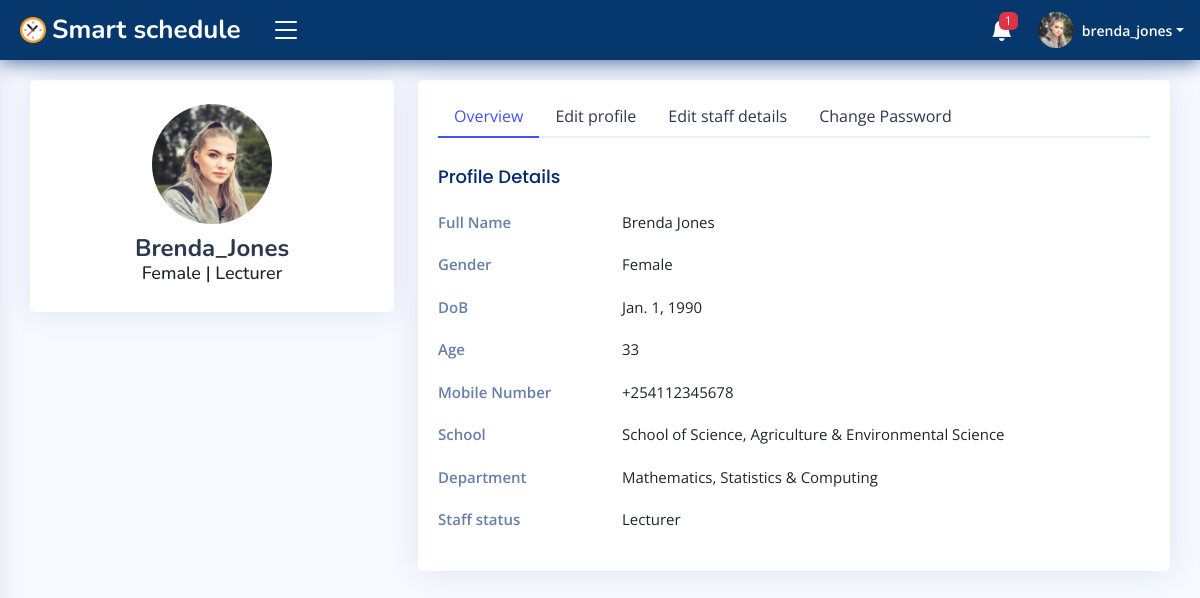
Page /auth/profile/brenda_jones/faculty/ (signed in) on the committed database.
### accounts/models.py (models this page shows, shortened)
class User(AbstractUser):
    id = models.CharField(max_length=30, primary_key=True, unique=True, editable=False)
    first_name = models.CharField(max_length=15, blank=False)
    last_name = models.CharField(max_length=15, blank=False)
    email = models.EmailField(unique=True)
    gender = models.CharField(max_length=7, blank=False)
    dob = models.DateField(null=True, blank=False, db_column='Date of Birth')
    age = models.PositiveIntegerField(default=0, editable=False)
    mobile_no = PhoneNumberField()
    profile_pic = models.ImageField(upload_to='Users/imgs/dps/', default='default.png')
    is_student = models.BooleanField(default=False)
    date_updated = models.DateTimeField(auto_now=True)
    REQUIRED_FIELDS = ['username']
    USERNAME_FIELD = 'email'
    def __str__(self) -> str:
        return self.username
    class Meta:
        ordering = ['username', 'first_name', 'last_name']

class Faculty(models.Model):
    id = models.CharField(max_length=30, primary_key=True, unique=True, editable=False)
    staff = models.OneToOneField(User, on_delete=models.CASCADE, editable=False)
    school = models.CharField(max_length=70, blank=False)
    department = models.CharField(max_length=40, blank=False)
    position = models.CharField(max_length=20, blank=False)
    date_created = models.DateTimeField(auto_now_add=True)
    date_updated = models.DateTimeField(auto_now=True)
    def __str__(self) -> str:
        return f'{self.staff}'
    class Meta:
        ordering = ['staff', 'school']
        verbose_name_plural = 'Faculty records'

### accounts/views.py (the view, shortened to what this page needs)
# urls.py: path('profile/<str:staff_name>/faculty/', views.EditFacultyStaffProfileView.as_view(), name='faculty_profile'),
@method_decorator(login_required(login_url='login'), name='get')
@method_decorator(user_passes_test(lambda user: user.is_staff is False or user.is_superuser is False), name='get')
class EditFacultyStaffProfileView(View):
    profile_form_class = EditProfileForm
    faculty_form_class = EditFacultyDetailsForm
    template_name = 'dashboard/faculty/profile.html'
    def get(self, request, staff_name, *args, **kwargs):
        editprofile_form = self.profile_form_class(instance=request.user)
        editfaculty_form = self.faculty_form_class(instance=request.user.faculty)
        context = {
            'EditProfileForm': editprofile_form,
            'UpdateFacultyDetailsForm': editfaculty_form,
        }
        return render(request, self.template_name, context)

### campus/templates/dashboard/faculty/profile.html (shortened to what this page needs)
{% extends 'dashboard/faculty/base.html' %}{% block title %}Profile page{% endblock %}
	{% load crispy_forms_tags %}
	{% block content %}
	<main id="main" class="main">
		<section class="section profile">
			<div class="row">
				<div class="col-xl-4">
					<div class="card">
						<div class="card-body profile-card pt-4 d-flex flex-column align-items-center">
							<img src="{{ request.user.profile_pic.url }}" alt="Profile" class="rounded-circle">
							<h2>{{ request.user.username|title }}</h2>
							{% if request.user.is_student is True %}
							<h3>{{ request.user.gender|default:" -- " }} | {{ request.user.student.year|default:" -- " }}</h3>
							{% else %}
							<h3>{{ request.user.gender|default:" -- " }} | {{ request.user.faculty.position|default:" -- " }}</h3>
							{% endif %}
						</div>
					</div>
				</div>
				<div class="col-xl-8">
					<div class="card">
						<div class="card-body pt-3">
							<ul class="nav nav-tabs nav-tabs-bordered">
								<li class="nav-item">
									<button class="nav-link active" data-bs-toggle="tab" data-bs-target="#profile-overview">Overview</button>
								</li>
								<li class="nav-item">
									<button class="nav-link" data-bs-toggle="tab" data-bs-target="#profile-edit">Edit profile</button>
								</li>
								<li class="nav-item">
									<button class="nav-link" data-bs-toggle="tab" data-bs-target="#staff-details-edit">Edit staff details</button>
								</li>
								<li class="nav-item">
									<button class="nav-link" data-bs-toggle="tab" data-bs-target="#profile-change-password">Change Password</button>
								</li>
							</ul>
							<div class="tab-content pt-2">
								<div class="tab-pane fade show active profile-overview" id="profile-overview">
									<h5 class="card-title">Profile Details</h5>
									<div class="row">
										<div class="col-xl-3 col-lg-4 label">Full Name</div>
										<div class="col-xl-9 col-lg-8">{{ request.user.first_name|title }} {{ request.user.last_name|title }}</div>
									</div>
									<div class="row">
										<div class="col-xl-3 col-lg-4 label">Gender</div>
										<div class="col-xl-9 col-lg-8">{{ request.user.gender|default:" -- " }}</div>
									</div>
									<div class="row">
										<div class="col-xl-3 col-lg-4 label">DoB</div>
										<div class="col-xl-9 col-lg-8">{{ request.user.dob|default:" -- " }}</div>
									</div>
									<div class="row">
										<div class="col-xl-3 col-lg-4 label">Age</div>
										<div class="col-xl-9 col-lg-8">{{ request.user.age|default:"0" }}</div>
									</div>
									<div class="row">
										<div class="col-xl-3 col-lg-4 label">Mobile Number</div>
										<div class="col-xl-9 col-lg-8">{{ request.user.mobile_no|default:" -- " }}</div>
									</div>
									<div class="row">
										<div class="col-xl-3 col-lg-4 label">School</div>
										<div class="col-xl-9 col-lg-8">{{ request.user.faculty.school|default:" -- " }}</div>
									</div>
									<div class="row">
										<div class="col-xl-3 col-lg-4 label">Department</div>
										<div class="col-xl-9 col-lg-8">{{ request.user.faculty.department|default:" -- " }}</div>
									</div>
									<div class="row">
										<div class="col-xl-3 col-lg-4 label">Staff status</div>
										<div class="col-xl-9 col-lg-8">{{ request.user.faculty.position|default:" -- " }}</div>
									</div>
								</div>
							</div>
						</div>
					</div>
				</div>
			</div>
		</section>
	</main>
	{% endblock %}

### campus/templates/dashboard/faculty/base.html (shortened to what this page needs)
{% load static %}
<!DOCTYPE html>
<html lang="en">
<head>
    <link href="https://cdn.jsdelivr.net/npm/bootstrap@5.3.2/dist/css/bootstrap.min.css" rel="stylesheet">
    <link rel="stylesheet" href="https://cdn.jsdelivr.net/npm/bootstrap-icons@1.11.1/font/bootstrap-icons.css">
    <link rel="stylesheet" href="https://cdnjs.cloudflare.com/ajax/libs/fullcalendar/3.10.2/fullcalendar.min.css" />
    <link href="{% static 'css/styles.css' %}" rel="stylesheet">
</head>
<body>
    <header id="header" class="header fixed-top d-flex align-items-center">
        <div class="d-flex align-items-center justify-content-between">
            <a href="{% url 'faculty_homepage' %}" class="logo d-flex align-items-center">
                <img src="{% static 'img/logo/logo.png' %}" alt="logo">
                <span class="d-none d-lg-block text-white">Smart schedule</span>
            </a>
            <i class="bi bi-list toggle-sidebar-btn"></i>
        </div>
        <nav class="header-nav ms-auto">
            <ul class="d-flex align-items-center">
                <li class="nav-item dropdown">
                    <a class="nav-link nav-icon" href="#" data-bs-toggle="dropdown">
                        <i class="bi bi-bell-fill"></i>
                        {% if TotalLecturerNotifications != 0 %}
                        <span class="badge bg-danger badge-number">{{ TotalLecturerNotifications }}</span>
                        {% endif %}
                    </a>
                </li>
                <li class="nav-item dropdown pe-3">
                    <a class="nav-link nav-profile d-flex align-items-center pe-0" href="" data-bs-toggle="dropdown">
                        <img src="{{ request.user.profile_pic.url }}" alt="profile" class="rounded-circle">
                        <span class="d-none d-md-block dropdown-toggle ps-2">{{ request.user.username }}</span>
                    </a>
                </li>
            </ul>
        </nav>
    </header>
    {% block content %}
    {% endblock %}
</body>
</html>

### static/css/styles.css (style rules this page uses)
:root { scroll-behavior: smooth; }
body { font-family: "Open Sans", sans-serif; background: #f6f9ff; color: #444444; }
a { color: #4154f1; text-decoration: none; }
h1, h2, h3, h4, h5, h6 { font-family: "Nunito", sans-serif; }
#main { margin-top: 60px; padding: 20px 30px; transition: all 0.3s; }
.card { margin-bottom: 30px; border: none; border-radius: 5px; box-shadow: 0px 0 30px rgba(1, 41, 112, 0.1); }
.card-title { padding: 20px 0 15px 0; font-size: 18px; font-weight: 500; color: #012970; font-family: "Poppins", sans-serif; }
.card-body { padding: 0 20px 20px 20px; }
.nav-tabs-bordered { border-bottom: 2px solid #ebeef4; }
.nav-tabs-bordered .nav-link { margin-bottom: -2px; border: none; color: #2c384e; }
.nav-tabs-bordered .nav-link.active { background-color: #fff; color: #4154f1; border-bottom: 2px solid #4154f1; }
.logo { line-height: 1; }
@media (min-width: 1200px) { .logo { width: 240px; } }
.logo img { max-height: 26px; margin-right: 6px; }
.logo span { font-size: 26px; font-weight: 700; color: #012970; font-family: "Nunito", sans-serif; }
.header { transition: all 0.5s; z-index: 997; height: 60px; box-shadow: 0px 2px 20px rgba(1, 41, 112, 0.7); background-color: #07386d; padding-left: 20px; }
.header .toggle-sidebar-btn { font-size: 32px; padding-left: 10px; cursor: pointer; color: #fff; }
.header-nav ul { list-style: none; }
.header-nav>ul { margin: 0; padding: 0; }
.header-nav .nav-icon { font-size: 22px; color: #fff; margin-right: 25px; position: relative; }
.header-nav .nav-profile { color: #fff; }
.header-nav .nav-profile img { max-height: 36px; }
.header-nav .nav-profile span { font-size: 14px; font-weight: 600; }
.header-nav .badge-number { position: absolute; inset: -2px -5px auto auto; font-weight: normal; font-size: 12px; padding: 3px 6px; }
@media (min-width: 1200px) { #main, #footer { margin-left: 300px; } }
@media (min-width: 1200px) { .toggle-sidebar #main, .toggle-sidebar #footer { margin-left: 0; } }
.profile .profile-card img { height: 120px; width: 120px; }
.profile .profile-card h2 { font-size: 24px; font-weight: 700; color: #2c384e; margin: 10px 0 0 0; }
.profile .profile-card h3 { font-size: 18px; }
.profile .profile-overview .row { margin-bottom: 20px; font-size: 15px; }
.profile .profile-overview .card-title { color: #012970; }
.profile .profile-overview .label { font-weight: 600; color: rgba(1, 41, 112, 0.6); }

### rows in the picture
User: user.profile_pic (picture), user.username "brenda_jones", user.username "Brenda_Jones", user.gender "Female", user.faculty.position "Lecturer", user.first_name "Brenda", user.last_name "Jones", user.dob "Jan. 1, 1990", user.age "33", user.mobile_no "+254112345678", user.faculty.school "School of Science, Agriculture & Environmental Science", user.faculty.department "Mathematics, Statistics & Computing"

### other values in the picture
{{ TotalLecturerNotifications }} "1"
